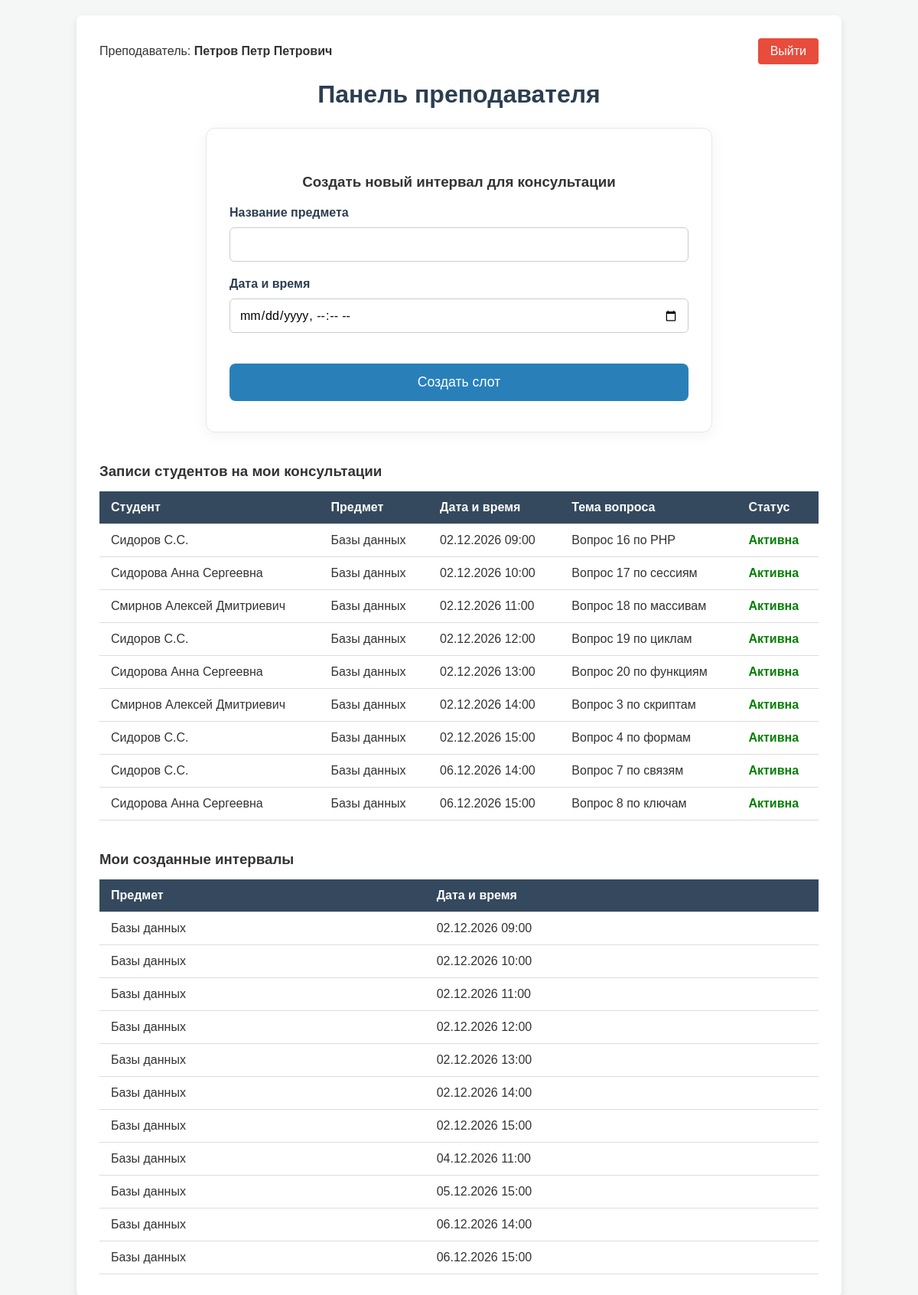
Before: /teacher.php (signed in) with the older database file.
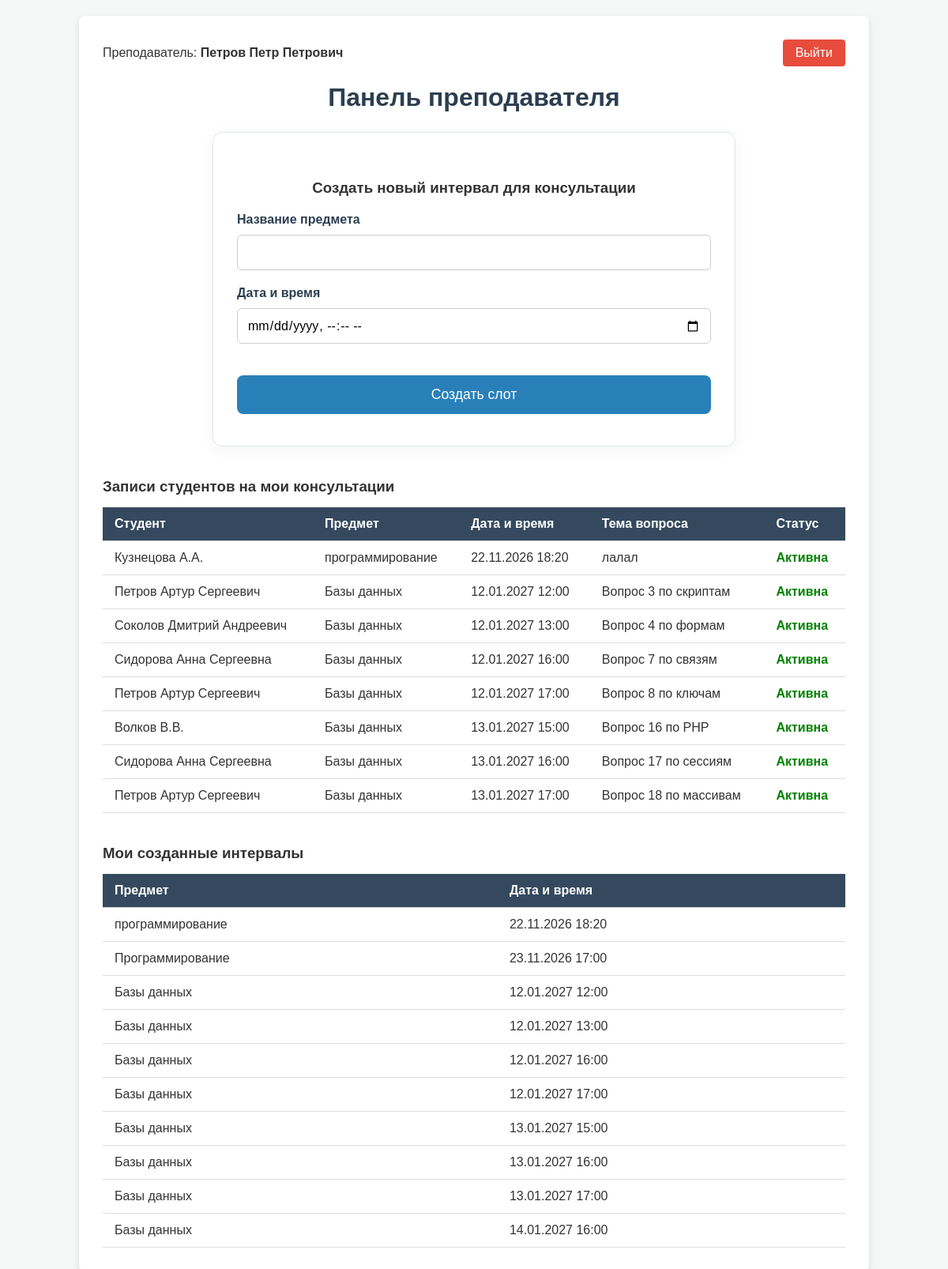
After: the same page with the newer database file.
### tables this page shows
CREATE TABLE `appointments` (
  `id` int NOT NULL,
  `slot_id` int NOT NULL,
  `student_id` int NOT NULL,
  `topic` text NOT NULL,
  `status` enum('active','completed') DEFAULT 'active'
);

CREATE TABLE `users` (
  `id` int NOT NULL,
  `full_name` varchar(100) NOT NULL,
  `login` varchar(50) NOT NULL,
  `password` varchar(255) NOT NULL,
  `role` enum('student','teacher') NOT NULL
);

CREATE TABLE `slots` (
  `id` int NOT NULL,
  `teacher_id` int NOT NULL,
  `subject` varchar(100) NOT NULL,
  `start_time` datetime NOT NULL
);

### teacher.php (the view, shortened to what this page needs)
<?php
require 'db.php';
$stmt = $pdo->prepare("SELECT * FROM slots WHERE teacher_id = ? ORDER BY start_time ASC");
$stmt->execute([$_SESSION['user_id']]);
$my_slots = $stmt->fetchAll(PDO::FETCH_ASSOC);
$sql_app = "SELECT a.topic, a.status, s.subject, s.start_time, u.full_name as student_name
            FROM appointments a
            JOIN slots s ON a.slot_id = s.id
            JOIN users u ON a.student_id = u.id
            WHERE s.teacher_id = ?
            ORDER BY s.start_time ASC";
$stmt_app = $pdo->prepare($sql_app);
$stmt_app->execute([$_SESSION['user_id']]);
$bookings = $stmt_app->fetchAll(PDO::FETCH_ASSOC);
?>
<!DOCTYPE html>
<html lang="ru">
<head>
    <link rel="stylesheet" href="style.css">
</head>
<body>
    <div class="container">
        <div class="top-bar">
            <span>Преподаватель: <strong><?= htmlspecialchars($_SESSION['name']) ?></strong></span>
            <a href="logout.php" class="btn btn-logout">Выйти</a>
        </div>
        <h1>Панель преподавателя</h1>
        <div class="card teacher-card">
            <h3>Создать новый интервал для консультации</h3>
            <form method="POST" class="teacher-form">
                <div class="form-group">
                    <label>Название предмета</label>
                    <input type="text" name="subject" required>
                </div>
                <div class="form-group">
                    <label>Дата и время</label>
                    <input type="datetime-local" name="start_time" required>
                </div>
                <button type="submit" name="create_slot" class="btn btn-large">Создать слот</button>
            </form>
        </div>
        <h3 class="section-title">Записи студентов на мои консультации</h3>
        <?php if (empty($bookings)): ?>
            <p>Пока никто не записался на ваши консультации.</p>
        <?php else: ?>
            <table class="slots-table">
                <thead>
                    <tr>
                        <th>Студент</th>
                        <th>Предмет</th>
                        <th>Дата и время</th>
                        <th>Тема вопроса</th>
                        <th>Статус</th>
                    </tr>
                </thead>
                <tbody>
                    <?php foreach ($bookings as $b): ?>
                        <tr>
                            <td data-label="Студент:"><?= htmlspecialchars($b['student_name']) ?></td>
                            <td data-label="Предмет:"><?= htmlspecialchars($b['subject']) ?></td>
                            <td data-label="Время:"><?= date('d.m.Y H:i', strtotime($b['start_time'])) ?></td>
                            <td data-label="Тема:"><?= htmlspecialchars($b['topic']) ?></td>
                            <td data-label="Статус:">
                                <?php if ($b['status'] == 'active'): ?>
                                    <span style="color: green; font-weight: bold;">Активна</span>
                                <?php else: ?>
                                    <span style="color: gray;">Завершена</span>
                                <?php endif; ?>
                            </td>
                        </tr>
                    <?php endforeach; ?>
                </tbody>
            </table>
        <?php endif; ?>
        <h3 class="section-title">Мои созданные интервалы</h3>
        <table class="slots-table">
            <thead>
                <tr>
                    <th>Предмет</th>
                    <th>Дата и время</th>
                </tr>
            </thead>
            <tbody>
                <?php foreach ($my_slots as $s): ?>
                    <tr>
                        <td data-label="Предмет:"><?= htmlspecialchars($s['subject']) ?></td>
                        <td data-label="Время:"><?= date('d.m.Y H:i', strtotime($s['start_time'])) ?></td>
                    </tr>
                <?php endforeach; ?>
            </tbody>
        </table>
    </div>
</body>
</html>

### style.css (style rules this page uses)
body { font-family: Arial, sans-serif; background-color: #f4f7f6; color: #333; margin: 0; padding: 20px; }
.container { max-width: 1000px; margin: 0 auto; background: #ffffff; padding: 30px; border-radius: 8px; box-shadow: 0 4px 10px rgba(0,0,0,0.1); width: 100%; box-sizing: border-box; }
h1 { color: #2c3e50; text-align: center; margin-bottom: 25px; }
.slots-table { width: 100%; border-collapse: collapse; margin-top: 15px; }
.slots-table th, .slots-table td { padding: 12px 15px; text-align: left; border-bottom: 1px solid #ddd; }
.slots-table th { background-color: #34495e; color: #ffffff; }
.btn { display: inline-block; padding: 8px 16px; background-color: #2980b9; color: #ffffff; text-decoration: none; border-radius: 4px; border: none; cursor: pointer; font-size: 16px; text-align: center; }
.card { background: #ffffff; border-radius: 12px; box-shadow: 0 4px 20px rgba(0, 0, 0, 0.05); border: 1px solid #e1e8ed; max-width: 500px; margin: 0 auto; padding: 40px 30px; text-align: center; }
.card .btn { margin-top: 20px; width: 100%; padding: 14px; font-size: 1.1em; border-radius: 8px; }
.form-group { margin-bottom: 20px; }
.form-group label { display: block; margin-bottom: 10px; font-weight: bold; color: #2c3e50; font-size: 16px; }
.form-group input[type="text"], .form-group input[type="password"], .form-group input[type="datetime-local"] { display: block; width: 100%; padding: 12px; border: 1px solid #ccc; border-radius: 6px; font-family: inherit; font-size: 16px; box-sizing: border-box; height: 45px; }
.top-bar { display: flex; justify-content: space-between; margin-bottom: 20px; align-items: center; }
.btn-logout { background: #e74c3c; }
.teacher-card { max-width: 600px; margin-bottom: 30px; }
.teacher-card h3 { margin-bottom: 20px; }
.teacher-form { text-align: left; }
.section-title { margin-top: 40px; margin-bottom: 15px; }

Changed rows visible on the page:
removed appointments: student.full_name "Сидоров С.С.", slot.subject "Базы данных", slot.start_time "02.12.2026 12:00", topic "Вопрос 19 по циклам", status "Активна"
removed appointments: student.full_name "Сидорова Анна Сергеевна", slot.subject "Базы данных", slot.start_time "02.12.2026 13:00", topic "Вопрос 20 по функциям", status "Активна"
removed slots: subject "Базы данных", start_time "02.12.2026 12:00"
removed slots: subject "Базы данных", start_time "02.12.2026 13:00"
removed slots: subject "Базы данных", start_time "05.12.2026 15:00"
added appointments: student.full_name "Кузнецова А.А.", slot.subject "программирование", slot.start_time "22.11.2026 18:20", topic "лалал", status "Активна"
changed appointments "Вопрос 3 по скриптам": student.full_name "Смирнов Алексей Дмитриевич" → "Петров Артур Сергеевич"; slot.start_time "02.12.2026 14:00" → "12.01.2027 12:00"
changed appointments "Вопрос 4 по формам": student.full_name "Сидоров С.С." → "Соколов Дмитрий Андреевич"; slot.start_time "02.12.2026 15:00" → "12.01.2027 13:00"
changed appointments "Вопрос 7 по связям": student.full_name "Сидоров С.С." → "Сидорова Анна Сергеевна"; slot.start_time "06.12.2026 14:00" → "12.01.2027 16:00"
changed appointments "Вопрос 8 по ключам": student.full_name "Сидорова Анна Сергеевна" → "Петров Артур Сергеевич"; slot.start_time "06.12.2026 15:00" → "12.01.2027 17:00"
changed appointments "Вопрос 16 по PHP": student.full_name "Сидоров С.С." → "Волков В.В."; slot.start_time "02.12.2026 09:00" → "13.01.2027 15:00"; moves down the list
changed through a linked row, appointments "Вопрос 17 по сессиям": slot.start_time "02.12.2026 10:00" → "13.01.2027 16:00"; moves down the list
changed appointments "Вопрос 18 по массивам": student.full_name "Смирнов Алексей Дмитриевич" → "Петров Артур Сергеевич"; slot.start_time "02.12.2026 11:00" → "13.01.2027 17:00"; moves down the list
added slots: subject "программирование", start_time "22.11.2026 18:20"
added slots: subject "Программирование", start_time "23.11.2026 17:00"
changed slots (number 3 of 10 on the later page): start_time "02.12.2026 14:00" → "12.01.2027 12:00"; moves up the list
changed slots (number 4 of 10 on the later page): start_time "02.12.2026 15:00" → "12.01.2027 13:00"; moves up the list
changed slots (number 5 of 10 on the later page): start_time "06.12.2026 14:00" → "12.01.2027 16:00"; moves up the list
changed slots (number 6 of 10 on the later page): start_time "06.12.2026 15:00" → "12.01.2027 17:00"; moves up the list
changed slots (number 7 of 10 on the later page): start_time "02.12.2026 09:00" → "13.01.2027 15:00"
changed slots (number 8 of 10 on the later page): start_time "02.12.2026 10:00" → "13.01.2027 16:00"
changed slots (number 9 of 10 on the later page): start_time "02.12.2026 11:00" → "13.01.2027 17:00"
changed slots (number 10 of 10 on the later page): start_time "04.12.2026 11:00" → "14.01.2027 16:00"
